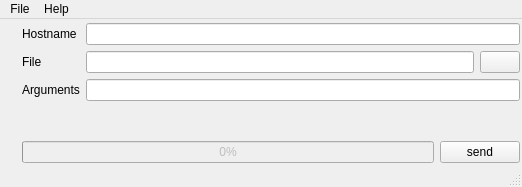
<?xml version="1.0" encoding="UTF-8"?>
<ui version="4.0">
 <class>MainWindowClass</class>
 <widget class="QMainWindow" name="MainWindowClass">
  <property name="geometry">
   <rect>
    <x>0</x>
    <y>0</y>
    <width>522</width>
    <height>187</height>
   </rect>
  </property>
  <property name="windowTitle">
   <string>WiiTCPLoad 0.07</string>
  </property>
  <widget class="QWidget" name="centralWidget">
   <layout class="QGridLayout" name="gridLayout_5">
    <property name="leftMargin">
     <number>2</number>
    </property>
    <property name="topMargin">
     <number>4</number>
    </property>
    <property name="rightMargin">
     <number>2</number>
    </property>
    <property name="bottomMargin">
     <number>2</number>
    </property>
    <property name="spacing">
     <number>0</number>
    </property>
    <item row="0" column="0">
     <layout class="QGridLayout" name="gridLayout_4">
      <item row="0" column="0">
       <widget class="QLabel" name="label">
        <property name="sizePolicy">
         <sizepolicy hsizetype="Maximum" vsizetype="Maximum">
          <horstretch>0</horstretch>
          <verstretch>0</verstretch>
         </sizepolicy>
        </property>
        <property name="text">
         <string/>
        </property>
        <property name="pixmap">
         <pixmap resource="../resource.qrc">:/logo/images/wiitcpload128.png</pixmap>
        </property>
        <property name="alignment">
         <set>Qt::AlignCenter</set>
        </property>
        <property name="wordWrap">
         <bool>false</bool>
        </property>
       </widget>
      </item>
      <item row="1" column="0">
       <spacer name="verticalSpacer_2">
        <property name="orientation">
         <enum>Qt::Vertical</enum>
        </property>
        <property name="sizeHint" stdset="0">
         <size>
          <width>20</width>
          <height>40</height>
         </size>
        </property>
       </spacer>
      </item>
     </layout>
    </item>
    <item row="0" column="1">
     <layout class="QGridLayout" name="gridLayout_2">
      <item row="2" column="0">
       <layout class="QGridLayout" name="gridLayout_3">
        <item row="0" column="1">
         <widget class="QPushButton" name="streamButton">
          <property name="text">
           <string>send</string>
          </property>
          <property name="icon">
           <iconset resource="../resource.qrc">
            <normaloff>:/window/images/send.png</normaloff>:/window/images/send.png</iconset>
          </property>
         </widget>
        </item>
        <item row="0" column="0">
         <widget class="QProgressBar" name="progressBar">
          <property name="enabled">
           <bool>false</bool>
          </property>
          <property name="statusTip">
           <string>Send progress</string>
          </property>
          <property name="value">
           <number>0</number>
          </property>
         </widget>
        </item>
       </layout>
      </item>
      <item row="0" column="0">
       <layout class="QGridLayout" name="gridLayout">
        <item row="1" column="2">
         <widget class="QPushButton" name="openFile">
          <property name="sizePolicy">
           <sizepolicy hsizetype="Maximum" vsizetype="Ignored">
            <horstretch>0</horstretch>
            <verstretch>0</verstretch>
           </sizepolicy>
          </property>
          <property name="statusTip">
           <string>Open file</string>
          </property>
          <property name="text">
           <string/>
          </property>
          <property name="icon">
           <iconset resource="../resource.qrc">
            <normaloff>:/window/images/open.png</normaloff>:/window/images/open.png</iconset>
          </property>
         </widget>
        </item>
        <item row="0" column="1" colspan="2">
         <widget class="QLineEdit" name="hostEdit">
          <property name="statusTip">
           <string>Wii hostname</string>
          </property>
          <property name="text">
           <string/>
          </property>
         </widget>
        </item>
        <item row="1" column="1">
         <widget class="QLineEdit" name="fileEdit">
          <property name="statusTip">
           <string>Path to file</string>
          </property>
          <property name="text">
           <string/>
          </property>
         </widget>
        </item>
        <item row="2" column="1" colspan="2">
         <widget class="QLineEdit" name="argEdit">
          <property name="statusTip">
           <string>Arguments to run the file (Not required)</string>
          </property>
          <property name="text">
           <string/>
          </property>
          <property name="maxLength">
           <number>1024</number>
          </property>
         </widget>
        </item>
        <item row="2" column="0">
         <widget class="QLabel" name="label_4">
          <property name="sizePolicy">
           <sizepolicy hsizetype="Maximum" vsizetype="Maximum">
            <horstretch>0</horstretch>
            <verstretch>0</verstretch>
           </sizepolicy>
          </property>
          <property name="text">
           <string>Arguments</string>
          </property>
         </widget>
        </item>
        <item row="1" column="0">
         <widget class="QLabel" name="label_3">
          <property name="sizePolicy">
           <sizepolicy hsizetype="Maximum" vsizetype="Maximum">
            <horstretch>0</horstretch>
            <verstretch>0</verstretch>
           </sizepolicy>
          </property>
          <property name="text">
           <string>File</string>
          </property>
         </widget>
        </item>
        <item row="0" column="0">
         <widget class="QLabel" name="label_2">
          <property name="sizePolicy">
           <sizepolicy hsizetype="Maximum" vsizetype="Maximum">
            <horstretch>0</horstretch>
            <verstretch>0</verstretch>
           </sizepolicy>
          </property>
          <property name="text">
           <string>Hostname</string>
          </property>
         </widget>
        </item>
       </layout>
      </item>
      <item row="1" column="0">
       <spacer name="verticalSpacer">
        <property name="orientation">
         <enum>Qt::Vertical</enum>
        </property>
        <property name="sizeHint" stdset="0">
         <size>
          <width>20</width>
          <height>40</height>
         </size>
        </property>
       </spacer>
      </item>
     </layout>
    </item>
   </layout>
  </widget>
  <widget class="QMenuBar" name="menuBar">
   <property name="geometry">
    <rect>
     <x>0</x>
     <y>0</y>
     <width>522</width>
     <height>21</height>
    </rect>
   </property>
   <widget class="QMenu" name="menuFile">
    <property name="title">
     <string>File</string>
    </property>
    <addaction name="actionQuit"/>
   </widget>
   <widget class="QMenu" name="menuHelp">
    <property name="title">
     <string>Help</string>
    </property>
    <addaction name="actionAbout"/>
   </widget>
   <addaction name="menuFile"/>
   <addaction name="menuHelp"/>
  </widget>
  <widget class="QStatusBar" name="statusBar"/>
  <action name="actionQuit">
   <property name="icon">
    <iconset resource="../resource.qrc">
     <normaloff>:/window/images/quit.png</normaloff>:/window/images/quit.png</iconset>
   </property>
   <property name="text">
    <string>Quit</string>
   </property>
  </action>
  <action name="actionAbout">
   <property name="icon">
    <iconset resource="../resource.qrc">
     <normaloff>:/window/images/about.png</normaloff>:/window/images/about.png</iconset>
   </property>
   <property name="text">
    <string>About</string>
   </property>
  </action>
 </widget>
 <layoutdefault spacing="6" margin="11"/>
 <resources>
  <include location="../resource.qrc"/>
 </resources>
 <connections/>
</ui>
